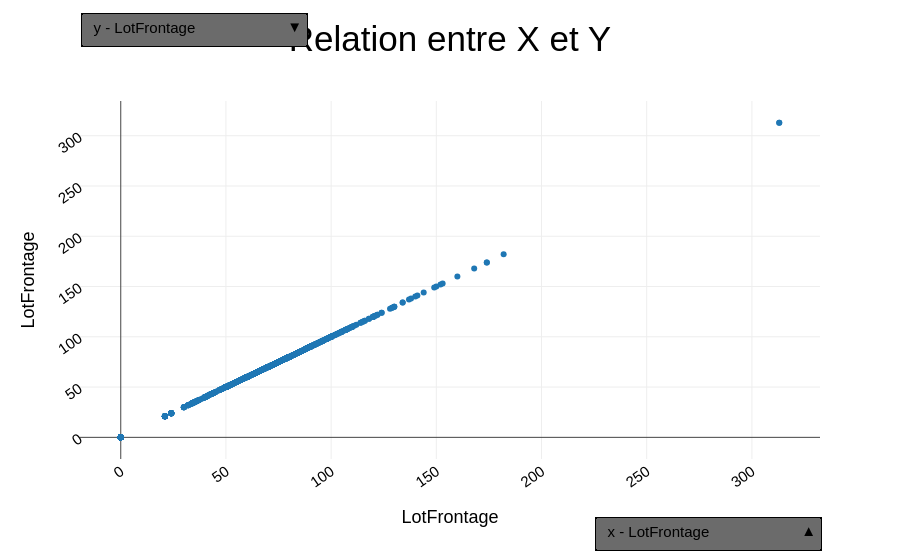

Here is the notebook cell this chart was saved with:
### Markdown cell above
#### Affichage de la figure

### Code cell
# Mise à jour du layout
scat.update_layout(
    title_text="Relation entre X et Y",
    xaxis_title="LotFrontage",
    yaxis_title="LotFrontage",
    updatemenus=[
        dict(
            buttons=boutons_x,
            direction="up",  # Set to 'down' or 'up' for dropdown
            showactive=True,
            x=1,
            xanchor="right",
            y=-0.25,
            yanchor="bottom",  # Custom styles specified here
            bgcolor=styleBoutons["bgcolor"],
            bordercolor=styleBoutons["bordercolor"],
            borderwidth=styleBoutons["borderwidth"],
        ),
        dict(
            buttons=boutons_y,
            direction="down",  # Set to 'down' or 'up' for dropdown
            showactive=True,
            x=0,
            xanchor="left",
            y=1.25,
            yanchor="top",  # Custom styles specified here
            bgcolor=styleBoutons["bgcolor"],
            bordercolor=styleBoutons["bordercolor"],
            borderwidth=styleBoutons["borderwidth"],
        ),
    ],
)

# Affichage de la figure
scat.show()

### Figure 1 — Plotly figure (JSON) as saved in the notebook; plotly's stock layout.template omitted (floating-point values rounded to 4 significant figures; data arrays with more than 128 entries replaced by an {"elided": "..."} marker saying what was removed)
{"data": [{"mode": "markers", "type": "scatter", "x": {"elided": "1460 int values"}, "y": {"elided": "1460 int values"}}], "layout": {"title": {"text": "Relation entre X et Y"}, "updatemenus": [{"bgcolor": "#6B6B6B", "bordercolor": "#000000", "borderwidth": 1.5, "buttons": [{"args": [{"x": {"elided": "1x1460 int values"}}, {"xaxis": {"title": "LotFrontage"}}], "label": "x - LotFrontage", "method": "update"}, {"args": [{"x": {"elided": "1x1460 int values"}}, {"xaxis": {"title": "LotArea"}}], "label": "x - LotArea", "method": "update"}, {"args": [{"x": {"elided": "1x1460 int values"}}, {"xaxis": {"title": "MasVnrArea"}}], "label": "x - MasVnrArea", "method": "update"}, {"args": [{"x": {"elided": "1x1460 int values"}}, {"xaxis": {"title": "BsmtFinSF1"}}], "label": "x - BsmtFinSF1", "method": "update"}, {"args": [{"x": {"elided": "1x1460 int values"}}, {"xaxis": {"title": "BsmtFinSF2"}}], "label": "x - BsmtFinSF2", "method": "update"}, {"args": [{"x": {"elided": "1x1460 int values"}}, {"xaxis": {"title": "BsmtUnfSF"}}], "label": "x - BsmtUnfSF", "method": "update"}, {"args": [{"x": {"elided": "1x1460 int values"}}, {"xaxis": {"title": "TotalBsmtSF"}}], "label": "x - TotalBsmtSF", "method": "update"}, {"args": [{"x": {"elided": "1x1460 int values"}}, {"xaxis": {"title": "1stFlrSF"}}], "label": "x - 1stFlrSF", "method": "update"}, {"args": [{"x": {"elided": "1x1460 int values"}}, {"xaxis": {"title": "2ndFlrSF"}}], "label": "x - 2ndFlrSF", "method": "update"}, {"args": [{"x": {"elided": "1x1460 int values"}}, {"xaxis": {"title": "LowQualFinSF"}}], "label": "x - LowQualFinSF", "method": "update"}, {"args": [{"x": {"elided": "1x1460 int values"}}, {"xaxis": {"title": "GrLivArea"}}], "label": "x - GrLivArea", "method": "update"}, {"args": [{"x": {"elided": "1x1460 int values"}}, {"xaxis": {"title": "BsmtFullBath"}}], "label": "x - BsmtFullBath", "method": "update"}, {"args": [{"x": {"elided": "1x1460 int values"}}, {"xaxis": {"title": "BsmtHalfBath"}}], "label": "x - BsmtHalfBath", "method": "update"}, {"args": [{"x": {"elided": "1x1460 int values"}}, {"xaxis": {"title": "FullBath"}}], "label": "x - FullBath", "method": "update"}, {"args": [{"x": {"elided": "1x1460 int values"}}, {"xaxis": {"title": "HalfBath"}}], "label": "x - HalfBath", "method": "update"}, {"args": [{"x": {"elided": "1x1460 int values"}}, {"xaxis": {"title": "BedroomAbvGr"}}], "label": "x - BedroomAbvGr", "method": "update"}, {"args": [{"x": {"elided": "1x1460 int values"}}, {"xaxis": {"title": "KitchenAbvGr"}}], "label": "x - KitchenAbvGr", "method": "update"}, {"args": [{"x": {"elided": "1x1460 int values"}}, {"xaxis": {"title": "TotRmsAbvGrd"}}], "label": "x - TotRmsAbvGrd", "method": "update"}, {"args": [{"x": {"elided": "1x1460 int values"}}, {"xaxis": {"title": "Fireplaces"}}], "label": "x - Fireplaces", "method": "update"}, {"args": [{"x": {"elided": "1x1460 int values"}}, {"xaxis": {"title": "GarageCars"}}], "label": "x - GarageCars", "method": "update"}, {"args": [{"x": {"elided": "1x1460 int values"}}, {"xaxis": {"title": "GarageArea"}}], "label": "x - GarageArea", "method": "update"}, {"args": [{"x": {"elided": "1x1460 int values"}}, {"xaxis": {"title": "WoodDeckSF"}}], "label": "x - WoodDeckSF", "method": "update"}, {"args": [{"x": {"elided": "1x1460 int values"}}, {"xaxis": {"title": "OpenPorchSF"}}], "label": "x - OpenPorchSF", "method": "update"}, {"args": [{"x": {"elided": "1x1460 int values"}}, {"xaxis": {"title": "EnclosedPorch"}}], "label": "x - EnclosedPorch", "method": "update"}, {"args": [{"x": {"elided": "1x1460 int values"}}, {"xaxis": {"title": "3SsnPorch"}}], "label": "x - 3SsnPorch", "method": "update"}, {"args": [{"x": {"elided": "1x1460 int values"}}, {"xaxis": {"title": "ScreenPorch"}}], "label": "x - ScreenPorch", "method": "update"}, {"args": [{"x": {"elided": "1x1460 int values"}}, {"xaxis": {"title": "PoolArea"}}], "label": "x - PoolArea", "method": "update"}, {"args": [{"x": {"elided": "1x1460 int values"}}, {"xaxis": {"title": "MiscVal"}}], "label": "x - MiscVal", "method": "update"}, {"args": [{"x": {"elided": "1x1460 int values"}}, {"xaxis": {"title": "SalePrice"}}], "label": "x - SalePrice", "method": "update"}, {"args": [{"x": {"elided": "1x1460 int values"}}, {"xaxis": {"title": "HouseAgeAtSale"}}], "label": "x - HouseAgeAtSale", "method": "update"}, {"args": [{"x": {"elided": "1x1460 int values"}}, {"xaxis": {"title": "DiffYearsRemodAddBuilt"}}], "label": "x - DiffYearsRemodAddBuilt", "method": "update"}, {"args": [{"x": {"elided": "1x1460 int values"}}, {"xaxis": {"title": "DiffYearsGarageBuilt"}}], "label": "x - DiffYearsGarageBuilt", "method": "update"}, {"args": [{"x": {"elided": "1x1460 float values"}}, {"xaxis": {"title": "SinMoSold"}}], "label": "x - SinMoSold", "method": "update"}, {"args": [{"x": {"elided": "1x1460 float values"}}, {"xaxis": {"title": "CosMoSold"}}], "label": "x - CosMoSold", "method": "update"}, {"args": [{"x": {"elided": "1x1460 int values"}}, {"xaxis": {"title": "LotShape_ord"}}], "label": "x - LotShape_ord", "method": "update"}, {"args": [{"x": {"elided": "1x1460 int values"}}, {"xaxis": {"title": "LandContour_ord"}}], "label": "x - LandContour_ord", "method": "update"}, {"args": [{"x": {"elided": "1x1460 int values"}}, {"xaxis": {"title": "Utilities_ord"}}], "label": "x - Utilities_ord", "method": "update"}, {"args": [{"x": {"elided": "1x1460 int values"}}, {"xaxis": {"title": "LandSlope_ord"}}], "label": "x - LandSlope_ord", "method": "update"}, {"args": [{"x": {"elided": "1x1460 int values"}}, {"xaxis": {"title": "OverallQual_ord"}}], "label": "x - OverallQual_ord", "method": "update"}, {"args": [{"x": {"elided": "1x1460 int values"}}, {"xaxis": {"title": "OverallCond_ord"}}], "label": "x - OverallCond_ord", "method": "update"}, {"args": [{"x": {"elided": "1x1460 int values"}}, {"xaxis": {"title": "BsmtExposure_ord"}}], "label": "x - BsmtExposure_ord", "method": "update"}, {"args": [{"x": {"elided": "1x1460 int values"}}, {"xaxis": {"title": "BsmtFinType1_ord"}}], "label": "x - BsmtFinType1_ord", "method": "update"}, {"args": [{"x": {"elided": "1x1460 int values"}}, {"xaxis": {"title": "BsmtFinType2_ord"}}], "label": "x - BsmtFinType2_ord", "method": "update"}, {"args": [{"x": {"elided": "1x1460 int values"}}, {"xaxis": {"title": "Functional_ord"}}], "label": "x - Functional_ord", "method": "update"}, {"args": [{"x": {"elided": "1x1460 int values"}}, {"xaxis": {"title": "GarageFinish_ord"}}], "label": "x - GarageFinish_ord", "method": "update"}], "direction": "up", "showactive": true, "x": 1, "xanchor": "right", "y": -0.25, "yanchor": "bottom"}, {"bgcolor": "#6B6B6B", "bordercolor": "#000000", "borderwidth": 1.5, "buttons": [{"args": [{"y": {"elided": "1x1460 int values"}}, {"yaxis": {"title": "LotFrontage"}}], "label": "y - LotFrontage", "method": "update"}, {"args": [{"y": {"elided": "1x1460 int values"}}, {"yaxis": {"title": "LotArea"}}], "label": "y - LotArea", "method": "update"}, {"args": [{"y": {"elided": "1x1460 int values"}}, {"yaxis": {"title": "MasVnrArea"}}], "label": "y - MasVnrArea", "method": "update"}, {"args": [{"y": {"elided": "1x1460 int values"}}, {"yaxis": {"title": "BsmtFinSF1"}}], "label": "y - BsmtFinSF1", "method": "update"}, {"args": [{"y": {"elided": "1x1460 int values"}}, {"yaxis": {"title": "BsmtFinSF2"}}], "label": "y - BsmtFinSF2", "method": "update"}, {"args": [{"y": {"elided": "1x1460 int values"}}, {"yaxis": {"title": "BsmtUnfSF"}}], "label": "y - BsmtUnfSF", "method": "update"}, {"args": [{"y": {"elided": "1x1460 int values"}}, {"yaxis": {"title": "TotalBsmtSF"}}], "label": "y - TotalBsmtSF", "method": "update"}, {"args": [{"y": {"elided": "1x1460 int values"}}, {"yaxis": {"title": "1stFlrSF"}}], "label": "y - 1stFlrSF", "method": "update"}, {"args": [{"y": {"elided": "1x1460 int values"}}, {"yaxis": {"title": "2ndFlrSF"}}], "label": "y - 2ndFlrSF", "method": "update"}, {"args": [{"y": {"elided": "1x1460 int values"}}, {"yaxis": {"title": "LowQualFinSF"}}], "label": "y - LowQualFinSF", "method": "update"}, {"args": [{"y": {"elided": "1x1460 int values"}}, {"yaxis": {"title": "GrLivArea"}}], "label": "y - GrLivArea", "method": "update"}, {"args": [{"y": {"elided": "1x1460 int values"}}, {"yaxis": {"title": "BsmtFullBath"}}], "label": "y - BsmtFullBath", "method": "update"}, {"args": [{"y": {"elided": "1x1460 int values"}}, {"yaxis": {"title": "BsmtHalfBath"}}], "label": "y - BsmtHalfBath", "method": "update"}, {"args": [{"y": {"elided": "1x1460 int values"}}, {"yaxis": {"title": "FullBath"}}], "label": "y - FullBath", "method": "update"}, {"args": [{"y": {"elided": "1x1460 int values"}}, {"yaxis": {"title": "HalfBath"}}], "label": "y - HalfBath", "method": "update"}, {"args": [{"y": {"elided": "1x1460 int values"}}, {"yaxis": {"title": "BedroomAbvGr"}}], "label": "y - BedroomAbvGr", "method": "update"}, {"args": [{"y": {"elided": "1x1460 int values"}}, {"yaxis": {"title": "KitchenAbvGr"}}], "label": "y - KitchenAbvGr", "method": "update"}, {"args": [{"y": {"elided": "1x1460 int values"}}, {"yaxis": {"title": "TotRmsAbvGrd"}}], "label": "y - TotRmsAbvGrd", "method": "update"}, {"args": [{"y": {"elided": "1x1460 int values"}}, {"yaxis": {"title": "Fireplaces"}}], "label": "y - Fireplaces", "method": "update"}, {"args": [{"y": {"elided": "1x1460 int values"}}, {"yaxis": {"title": "GarageCars"}}], "label": "y - GarageCars", "method": "update"}, {"args": [{"y": {"elided": "1x1460 int values"}}, {"yaxis": {"title": "GarageArea"}}], "label": "y - GarageArea", "method": "update"}, {"args": [{"y": {"elided": "1x1460 int values"}}, {"yaxis": {"title": "WoodDeckSF"}}], "label": "y - WoodDeckSF", "method": "update"}, {"args": [{"y": {"elided": "1x1460 int values"}}, {"yaxis": {"title": "OpenPorchSF"}}], "label": "y - OpenPorchSF", "method": "update"}, {"args": [{"y": {"elided": "1x1460 int values"}}, {"yaxis": {"title": "EnclosedPorch"}}], "label": "y - EnclosedPorch", "method": "update"}, {"args": [{"y": {"elided": "1x1460 int values"}}, {"yaxis": {"title": "3SsnPorch"}}], "label": "y - 3SsnPorch", "method": "update"}, {"args": [{"y": {"elided": "1x1460 int values"}}, {"yaxis": {"title": "ScreenPorch"}}], "label": "y - ScreenPorch", "method": "update"}, {"args": [{"y": {"elided": "1x1460 int values"}}, {"yaxis": {"title": "PoolArea"}}], "label": "y - PoolArea", "method": "update"}, {"args": [{"y": {"elided": "1x1460 int values"}}, {"yaxis": {"title": "MiscVal"}}], "label": "y - MiscVal", "method": "update"}, {"args": [{"y": {"elided": "1x1460 int values"}}, {"yaxis": {"title": "SalePrice"}}], "label": "y - SalePrice", "method": "update"}, {"args": [{"y": {"elided": "1x1460 int values"}}, {"yaxis": {"title": "HouseAgeAtSale"}}], "label": "y - HouseAgeAtSale", "method": "update"}, {"args": [{"y": {"elided": "1x1460 int values"}}, {"yaxis": {"title": "DiffYearsRemodAddBuilt"}}], "label": "y - DiffYearsRemodAddBuilt", "method": "update"}, {"args": [{"y": {"elided": "1x1460 int values"}}, {"yaxis": {"title": "DiffYearsGarageBuilt"}}], "label": "y - DiffYearsGarageBuilt", "method": "update"}, {"args": [{"y": {"elided": "1x1460 float values"}}, {"yaxis": {"title": "SinMoSold"}}], "label": "y - SinMoSold", "method": "update"}, {"args": [{"y": {"elided": "1x1460 float values"}}, {"yaxis": {"title": "CosMoSold"}}], "label": "y - CosMoSold", "method": "update"}, {"args": [{"y": {"elided": "1x1460 int values"}}, {"yaxis": {"title": "LotShape_ord"}}], "label": "y - LotShape_ord", "method": "update"}, {"args": [{"y": {"elided": "1x1460 int values"}}, {"yaxis": {"title": "LandContour_ord"}}], "label": "y - LandContour_ord", "method": "update"}, {"args": [{"y": {"elided": "1x1460 int values"}}, {"yaxis": {"title": "Utilities_ord"}}], "label": "y - Utilities_ord", "method": "update"}, {"args": [{"y": {"elided": "1x1460 int values"}}, {"yaxis": {"title": "LandSlope_ord"}}], "label": "y - LandSlope_ord", "method": "update"}, {"args": [{"y": {"elided": "1x1460 int values"}}, {"yaxis": {"title": "OverallQual_ord"}}], "label": "y - OverallQual_ord", "method": "update"}, {"args": [{"y": {"elided": "1x1460 int values"}}, {"yaxis": {"title": "OverallCond_ord"}}], "label": "y - OverallCond_ord", "method": "update"}, {"args": [{"y": {"elided": "1x1460 int values"}}, {"yaxis": {"title": "BsmtExposure_ord"}}], "label": "y - BsmtExposure_ord", "method": "update"}, {"args": [{"y": {"elided": "1x1460 int values"}}, {"yaxis": {"title": "BsmtFinType1_ord"}}], "label": "y - BsmtFinType1_ord", "method": "update"}, {"args": [{"y": {"elided": "1x1460 int values"}}, {"yaxis": {"title": "BsmtFinType2_ord"}}], "label": "y - BsmtFinType2_ord", "method": "update"}, {"args": [{"y": {"elided": "1x1460 int values"}}, {"yaxis": {"title": "Functional_ord"}}], "label": "y - Functional_ord", "method": "update"}, {"args": [{"y": {"elided": "1x1460 int values"}}, {"yaxis": {"title": "GarageFinish_ord"}}], "label": "y - GarageFinish_ord", "method": "update"}], "direction": "down", "showactive": true, "x": 0, "xanchor": "left", "y": 1.25, "yanchor": "top"}], "xaxis": {"title": {"text": "LotFrontage"}}, "yaxis": {"title": {"text": "LotFrontage"}}}}
